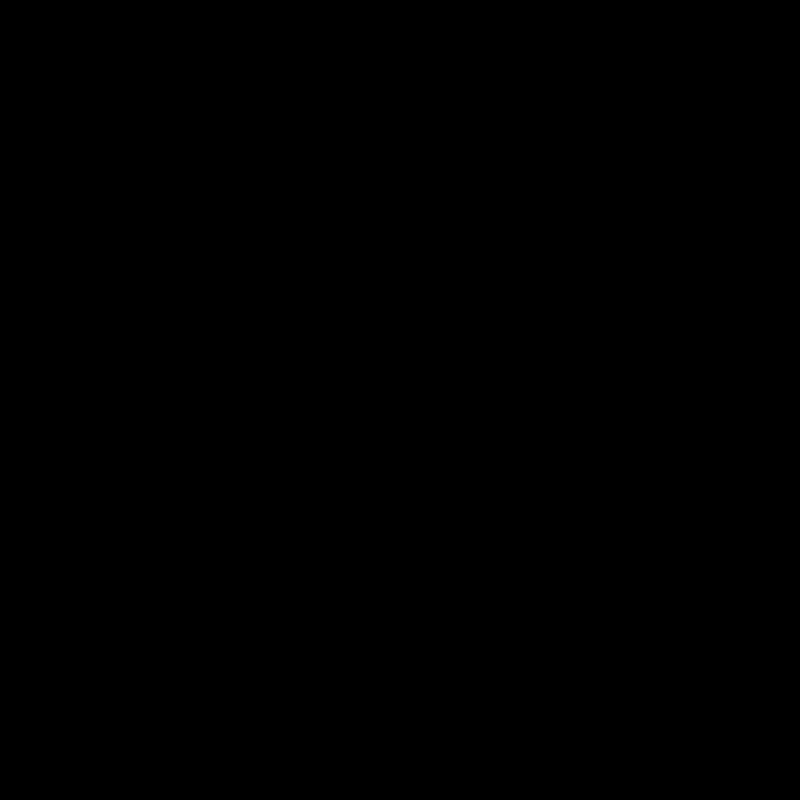
Frame 1 (no input)
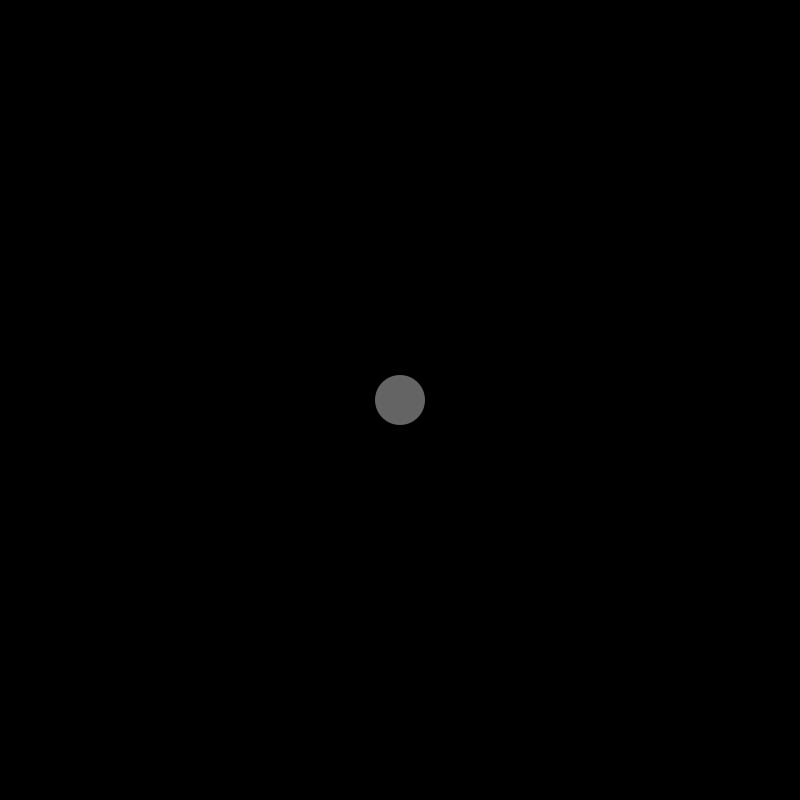
Frame 60 (the mouse pressed at the canvas centre just before this capture)
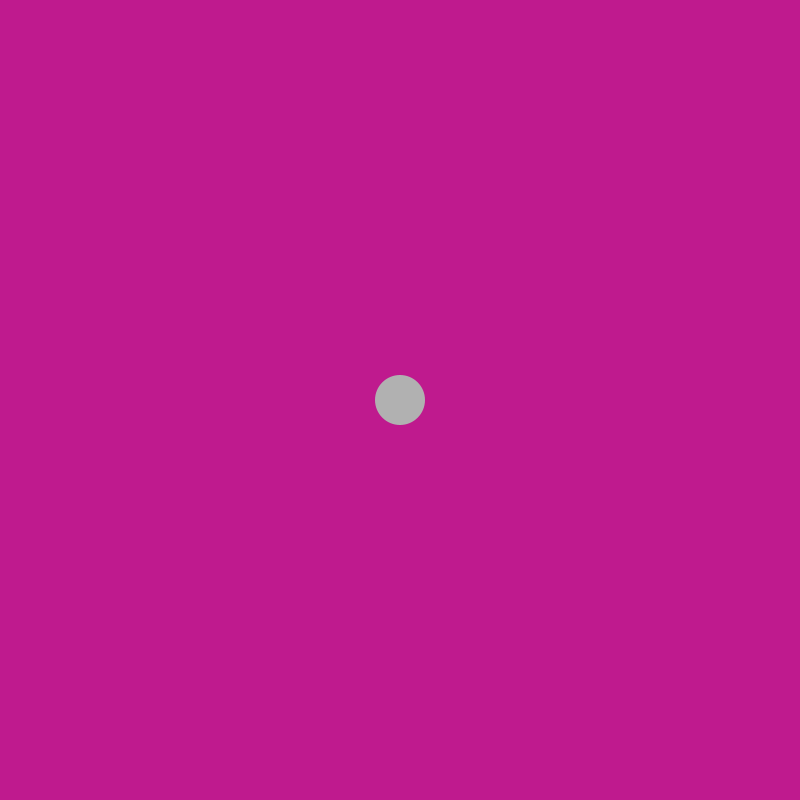
Frame 120 (the mouse held since frame 60 and released just before this capture)

The Processing sketch that drew these frames (run headless with seeded random() and noise(); from frame 60 on, the mouse is pressed at the canvas centre):

// Processing sketch: Circle_mouse
// ── Circle_mouse.pde

float xPos, yPos;
int size=50;
int r, g, b;

void setup() {
  size(800, 800);
  xPos=width/2;
  yPos=height/2;
  noStroke();
}
void draw() {


  if (calcDist(xPos, yPos) < size/2 && mousePressed) {
   background(random(0,255), random (0,225), random (0,225));
  } else {
    background(0,0,0);
  }

  fill(b, g, r);
  r= int(map(mouseX, 0, width, 100, 255));
  b=int(map(mouseY, 0, height, 100, 255));
  g=int(map(mouseY, 0, height, 100, 255));
  
  ellipse(xPos, yPos, size, size);
}

float calcDist(float x, float y) {
  float dist = sqrt(sq(x-mouseX)+sq(y-mouseY)) ;
  return dist;
}
